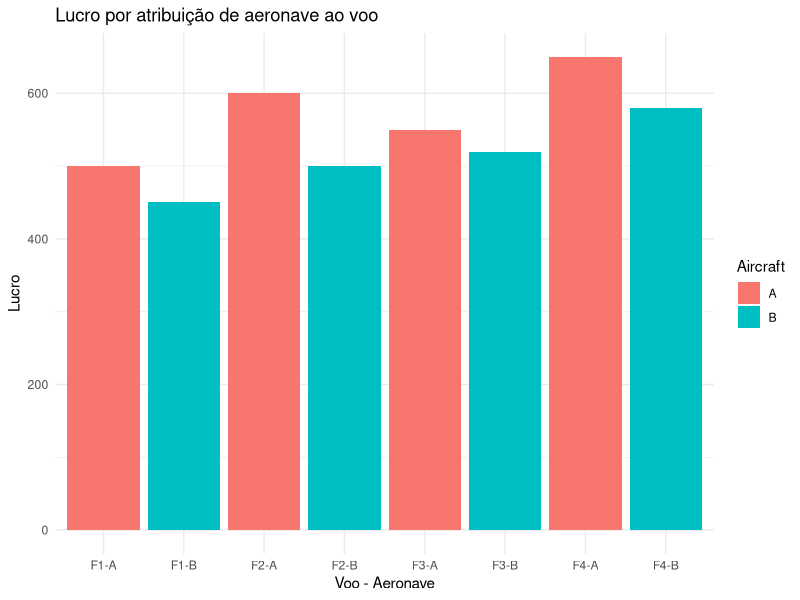
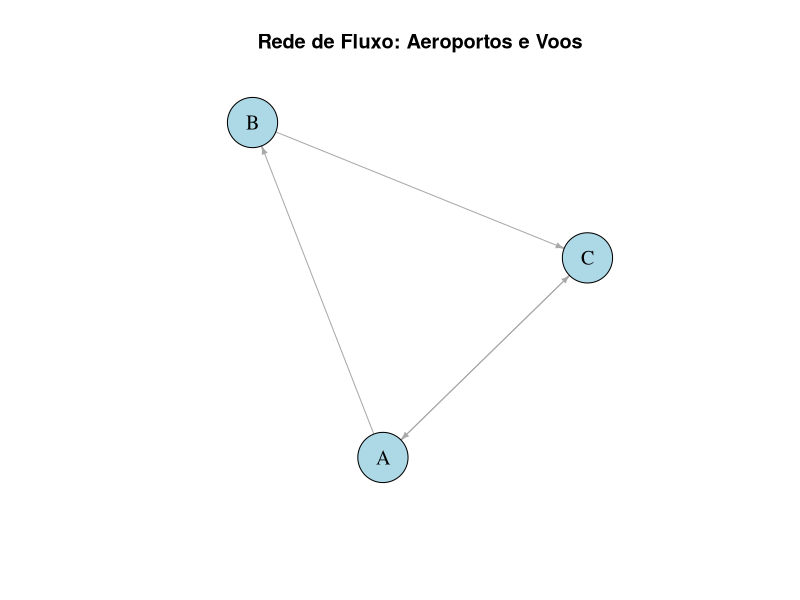
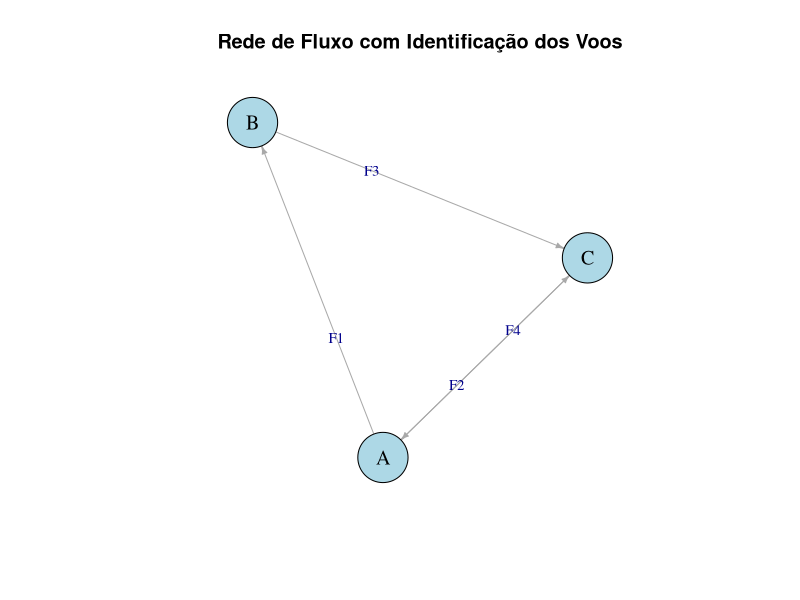

These figures' R source, in order:
## ---- chunk 1
library(lpSolve)
library(dplyr)
library(ggplot2)
library(igraph)

### 3.1 Definição dos dados
# Definição dos voos
flights <- data.frame(
  flight_id = c("F1", "F2", "F3", "F4"),
  origin = c("A", "A", "B", "C"),
  destination = c("B", "C", "C", "A"),
  profit_A = c(500, 600, 550, 650),  # Lucro se feito com aeronave tipo A
  profit_B = c(450, 500, 520, 580)   # Lucro se feito com aeronave tipo B
)

# Disponibilidade de aeronaves (AUMENTADO PARA COBRIR TODOS OS VOOS)
aircraft_availability <- c(A = 3, B = 1) # Agora temos 3 A + 1 B = 4 aeronaves, o suficiente para 4 voos
### 3.2 Criar variáveis de decisão
num_flights <- nrow(flights)
num_aircraft_types <- 2
# Vetor de coeficientes da função objetivo
obj_coeffs <- as.vector(t(flights[, c("profit_A", "profit_B")]))
# Nomes das variáveis (ex.: F1_A, F1_B, F2_A, F2_B...)
var_names <- paste0(rep(flights$flight_id, each = num_aircraft_types),
                    "_", rep(c("A", "B"), times = num_flights))
### 3.3 Restrições
# Restrição 1: cada voo tem exatamente 1 tipo
constr_flight <- matrix(0, nrow = num_flights, ncol = length(obj_coeffs))
for (i in 1:num_flights) {
  constr_flight[i, (2*i - 1):(2*i)] <- 1
}

# Restrição 2: disponibilidade por tipo
constr_aircraft <- matrix(0, nrow = num_aircraft_types, ncol = length(obj_coeffs))
# Tipo A → posições ímpares
constr_aircraft[1, seq(1, length(obj_coeffs), by = 2)] <- 1
# Tipo B → posições pares
constr_aircraft[2, seq(2, length(obj_coeffs), by = 2)] <- 1

# Juntar restrições
A_mat <- rbind(constr_flight, constr_aircraft)
dir_vec <- c(rep("==", num_flights), rep("<=", num_aircraft_types))
rhs_vec <- c(rep(1, num_flights), aircraft_availability)
### 3.4 Resolver o modelo
lp_model <- lp(
  direction = "max",
  objective.in = obj_coeffs,
  const.mat = A_mat,
  const.dir = dir_vec,
  const.rhs = rhs_vec,
  all.bin = TRUE
)

# Resultado
solution <- lp_model$solution
names(solution) <- var_names
solution
lp_model$objval
### 3.5 Interpretação da solução
assigned <- data.frame(
  flight = flights$flight_id,
  chosen_aircraft = ifelse(solution[seq(1, length(solution), by=2)] == 1, "A", "B"),
  profit = mapply(function(f,a) {
    if (a == "A") flights$profit_A[flights$flight_id == f] else flights$profit_B[flights$flight_id == f]
  }, flights$flight_id, ifelse(solution[seq(1, length(solution), by=2)] == 1, "A", "B"))
)

assigned
### 3.6 Visualização dos lucros
library(tidyr)
library(ggplot2)
profit_df <- flights %>%
  tidyr::pivot_longer(cols = c("profit_A", "profit_B"),
                      names_to = "Aircraft", values_to = "Profit") %>%
  mutate(Aircraft = ifelse(Aircraft == "profit_A", "A", "B"),
         Assignment = paste0(flight_id, "-", Aircraft))

ggplot(profit_df, aes(x = Assignment, y = Profit, fill = Aircraft)) +
  geom_bar(stat = "identity", position = "dodge") +
  labs(title = "Lucro por atribuição de aeronave ao voo",
       x = "Voo - Aeronave", y = "Lucro") +
  theme_minimal()
### 3.7 Visualização da Rede de Fluxo
library(igraph)

# Criar grafo a partir dos voos (origem → destino)
edges <- flights %>%
  select(origin, destination) %>%
  as.matrix()

# Criar objeto igraph
g <- graph_from_edgelist(edges, directed = TRUE)

# Layout automático (pode ser fixo para manter a posição estável)
layout <- layout_with_fr(g)

# 1º gráfico: estrutura simples da rede
plot(
  g,
  layout            = layout,
  vertex.size       = 30,
  vertex.color      = "lightblue",
  vertex.label.color= "black",
  vertex.label.cex  = 1.2,
  edge.arrow.size   = 0.4,
  main              = "Rede de Fluxo: Aeroportos e Voos"
)

# Adicionar rótulos dos voos como atributo da aresta
E(g)$label <- flights$flight_id

# 2º gráfico: rede com identificação dos voos
plot(
  g,
  layout            = layout,
  vertex.size       = 30,
  vertex.color      = "lightblue",
  vertex.label.color= "black",
  vertex.label.cex  = 1.2,
  edge.arrow.size   = 0.4,
  edge.label        = E(g)$label,
  edge.label.cex    = 0.9,
  main              = "Rede de Fluxo com Identificação dos Voos"
)
